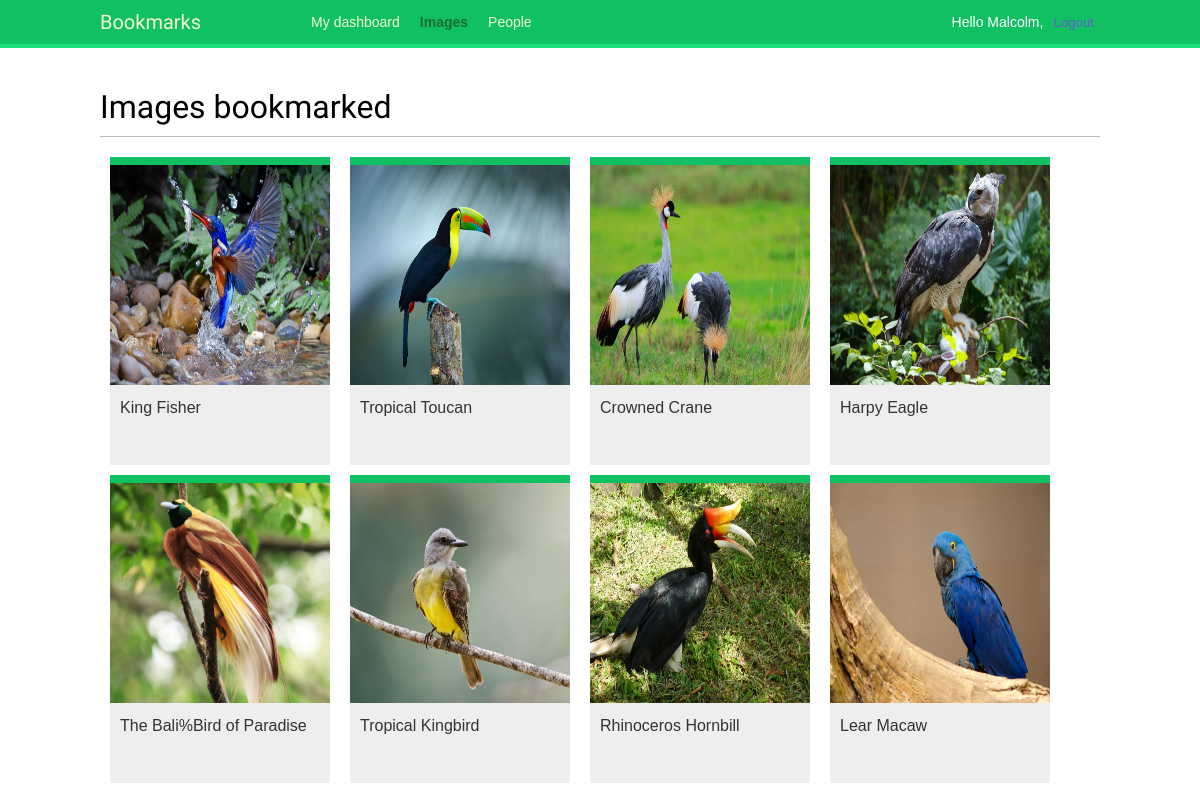
/images/ (signed in), run on an earlier commit of the app's database.
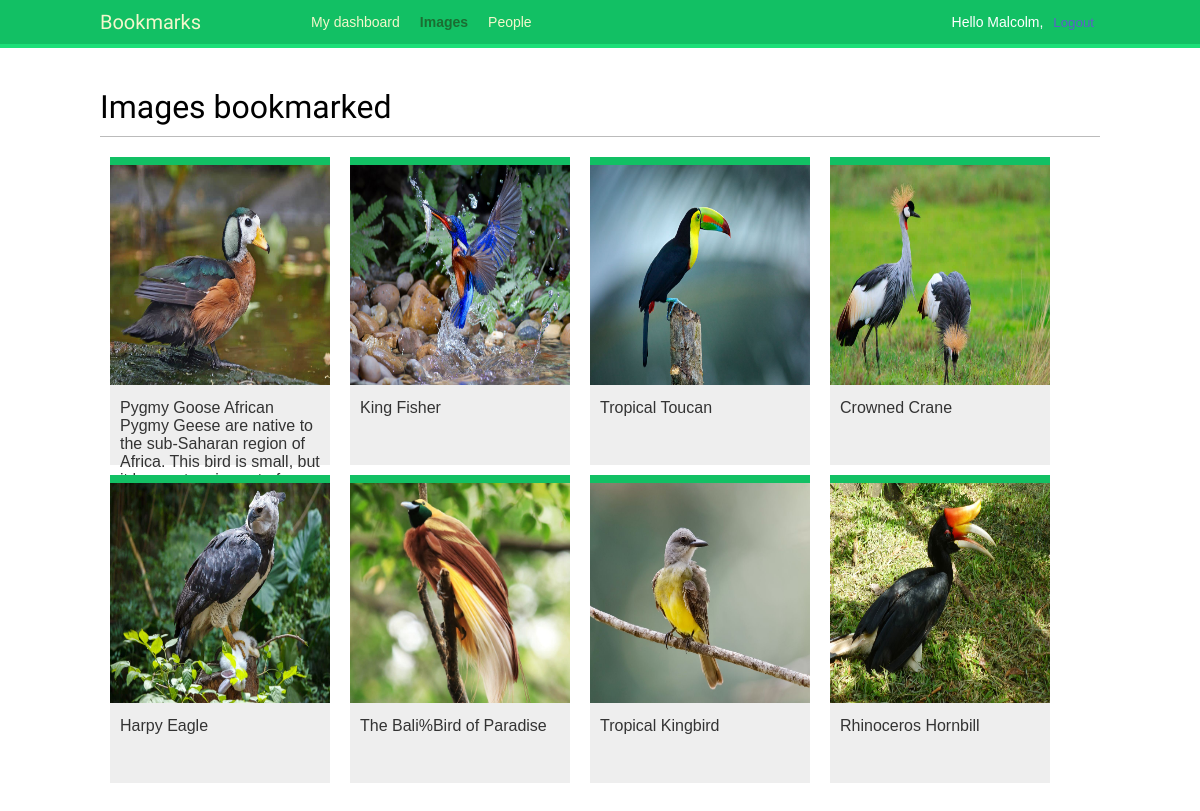
And on a later commit of the database.
### images/models.py (models this page shows, shortened)
class Image(models.Model):
    user = models.ForeignKey(settings.AUTH_USER_MODEL,
                             related_name='images_created',
                             on_delete=models.CASCADE)
    title = models.CharField(max_length=200)
    slug = models.SlugField(max_length=200, blank=True)
    url = models.URLField(max_length=2000)
    image = models.ImageField(upload_to='images/%Y/%m/%d/')
    description = models.TextField(blank=True)
    created = models.DateField(auto_now_add=True)
    users_like = models.ManyToManyField(settings.AUTH_USER_MODEL,
                                        related_name='images_liked',
                                        blank=True)
    class Meta:
        indexes = [
            models.Index(fields=['-created']),
        ]
        ordering = ['-created']
    def get_absolute_url(self):
        return reverse('images:detail', args=[self.id,
                                              self.slug])

### images/views.py (the view)
# urls.py: path('', views.image_list, name='list'),
@login_required
def image_list(request):
    images = Image.objects.all()
    paginator = Paginator(images, 8)
    page = request.GET.get('page')
    images_only = request.GET.get('images_only')
    try:
        images = paginator.page(page)
    except PageNotAnInteger:
        images = paginator.page(1)
    except EmptyPage:
        if images_only:
            return HttpResponse('')
        images = paginator.page(paginator.num_pages)
    if images_only:
        return render(request,
                      'images/image/list_images.html',
                      {'section': 'images',
                       'images': images})
    return render(request,
                  'images/image/list.html',
                  {'section': 'images',
                   'images': images})

### images/templates/images/image/list.html (shortened to what this page needs)
{% extends "base.html" %}
{% block content %}
    <h1>Images bookmarked</h1>
    <div id="image-list">
        {% include "images/image/list_images.html" %}
    </div>
{% endblock %}

### images/templates/images/image/list_images.html
{% load thumbnail %}
{% for image in images %}
<div class="image">
    <a href="{{ image.get_absolute_url }}">
        {% thumbnail image.image 300x300 crop="smart" as im %}
        <img src="{{ im.url }}">
    </a>
    <div class="info">
        <a href="{{ image.get_absolute_url }}" class="title">
            {{ image.title }}
        </a>
    </div>
</div>
{% endfor %}

What changed in the data, as far as the page shows it:
no longer on this page (row unchanged): Image: shows a picture, title "Lear Macaw"
added Image: shows a picture, title "Pygmy Goose African Pygmy Geese are native to the sub-Saharan region of Africa. This bird is small, but…"
